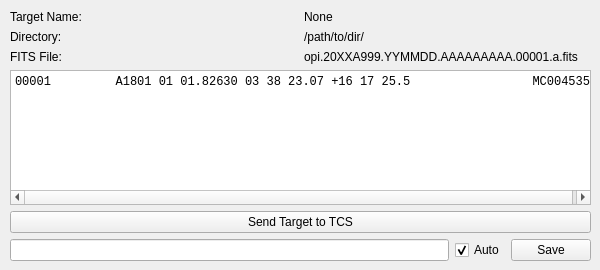
         <widget class="QWidget" name="tab_summary">
          <attribute name="title">
           <string>Summary</string>
          </attribute>
          <widget class="QWidget" name="verticalLayoutWidget_7">
           <property name="geometry">
            <rect>
             <x>10</x>
             <y>10</y>
             <width>581</width>
             <height>251</height>
            </rect>
           </property>
           <layout class="QVBoxLayout" name="vertical_layout_summary">
            <item>
             <layout class="QGridLayout" name="grid_layout_target_image_names">
              <item row="0" column="0">
               <widget class="QLabel" name="label_static_summary_target_name">
                <property name="text">
                 <string>Target Name:</string>
                </property>
               </widget>
              </item>
              <item row="2" column="1">
               <widget class="QLabel" name="label_dynamic_summary_fits_file">
                <property name="text">
                 <string>opi.20XXA999.YYMMDD.AAAAAAAAA.00001.a.fits</string>
                </property>
               </widget>
              </item>
              <item row="0" column="1">
               <widget class="QLabel" name="label_dynamic_summary_target_name">
                <property name="text">
                 <string>None</string>
                </property>
               </widget>
              </item>
              <item row="2" column="0">
               <widget class="QLabel" name="label_static_summary_fits_file">
                <property name="text">
                 <string>FITS File:</string>
                </property>
               </widget>
              </item>
              <item row="1" column="1">
               <widget class="QLabel" name="label_dynamic_summary_directory">
                <property name="text">
                 <string>/path/to/dir/</string>
                </property>
               </widget>
              </item>
              <item row="1" column="0">
               <widget class="QLabel" name="label_static_summary_directory">
                <property name="text">
                 <string>Directory:</string>
                </property>
               </widget>
              </item>
              <item row="3" column="0" colspan="2">
               <widget class="QPlainTextEdit" name="plain_text_edit_summary_target_history">
                <property name="font">
                 <font>
                  <family>Courier New</family>
                  <pointsize>9</pointsize>
                  <weight>50</weight>
                  <bold>false</bold>
                  <kerning>false</kerning>
                 </font>
                </property>
                <property name="lineWrapMode">
                 <enum>QPlainTextEdit::NoWrap</enum>
                </property>
                <property name="readOnly">
                 <bool>true</bool>
                </property>
                <property name="plainText">
                 <string>00001         A1801 01 01.82630 03 38 23.07 +16 17 25.5                 MC004535</string>
                </property>
               </widget>
              </item>
             </layout>
            </item>
            <item>
             <widget class="QPushButton" name="push_button_send_target_to_tcs">
              <property name="text">
               <string>Send Target to TCS</string>
              </property>
             </widget>
            </item>
            <item>
             <layout class="QHBoxLayout" name="horizontal_layout_save_file">
              <item>
               <widget class="QLineEdit" name="line_edit_summary_save_filename"/>
              </item>
              <item>
               <widget class="QCheckBox" name="check_box_summary_autosave">
                <property name="text">
                 <string>Auto</string>
                </property>
                <property name="checked">
                 <bool>true</bool>
                </property>
               </widget>
              </item>
              <item>
               <widget class="QPushButton" name="push_button_summary_save">
                <property name="text">
                 <string>Save</string>
                </property>
               </widget>
              </item>
             </layout>
            </item>
           </layout>
          </widget>
         </widget>
